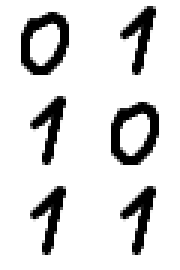
#> input picture lab5/samples/sample_1.png, 60 x 90 px (shown 3 times larger)
$ jupyter execute --allow-errors main.ipynb   (shell and % lines are left out)
#> lines starting #> are read from the running program, lines starting #| are printed output that depends on the picture
### lab5/main.py
from glob import glob
import numpy as np
import cv2
from rules import rules

sample = cv2.imread(glob('**/sample_1.png', recursive=True)[0], cv2.IMREAD_GRAYSCALE)
#> sample is the input picture: shape (90, 60); min 0, max 255, mean 218.9
x0 = cv2.imread(glob('**/x0.png', recursive=True)[0], cv2.IMREAD_GRAYSCALE)
x1 = cv2.imread(glob('**/x1.png', recursive=True)[0], cv2.IMREAD_GRAYSCALE)
x = np.array([x0, x1])

# [96 lines left out: functions crop, split, rename, state, check, not called in this run]

### lab5/main.ipynb
[cell 1]
import numpy as np
import cv2
import matplotlib.pyplot as plt
from rules import rules
#> (the rest of this cell did not finish here and is left out)

[cell 2]
x0 = cv2.imread('samples/x0.png', cv2.IMREAD_GRAYSCALE)
x1 = cv2.imread('samples/x1.png', cv2.IMREAD_GRAYSCALE)
#> (the rest of this cell did not finish here and is left out)

#> (a cell that did not finish here is left out)

[cell 4]
sample = cv2.imread('samples/sample_1.png', cv2.IMREAD_GRAYSCALE)
#> (the rest of this cell did not finish here and is left out)

[cell 5]
sample = cv2.imread('samples/sample_3.png', cv2.IMREAD_GRAYSCALE)
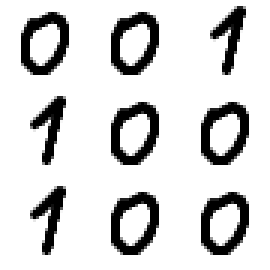
#> input picture lab5/samples/sample_3.png, 90 x 90 px (shown 3 times larger)
#> sample is the input picture: shape (90, 90); min 0, max 255, mean 213.5
#> (the rest of this cell did not finish here and is left out)

[cell 6]
sample = cv2.imread('samples/sample_3.png', cv2.IMREAD_GRAYSCALE)
#> (the rest of this cell did not finish here and is left out)

[cell 7]
sample = cv2.imread('samples/sample_4.png', cv2.IMREAD_GRAYSCALE)
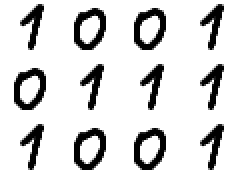
#> input picture lab5/samples/sample_4.png, 120 x 90 px (shown 2 times larger)
#> sample is the input picture: shape (90, 120); min 0, max 255, mean 217.5
#> (the rest of this cell did not finish here and is left out)

[cell 8]
sample = cv2.imread('samples/sample_5.png', cv2.IMREAD_GRAYSCALE)
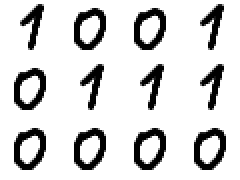
#> input picture lab5/samples/sample_5.png, 120 x 90 px (shown 2 times larger)
#> sample is the input picture: shape (90, 120); min 0, max 255, mean 214.8
#> (the rest of this cell did not finish here and is left out)
